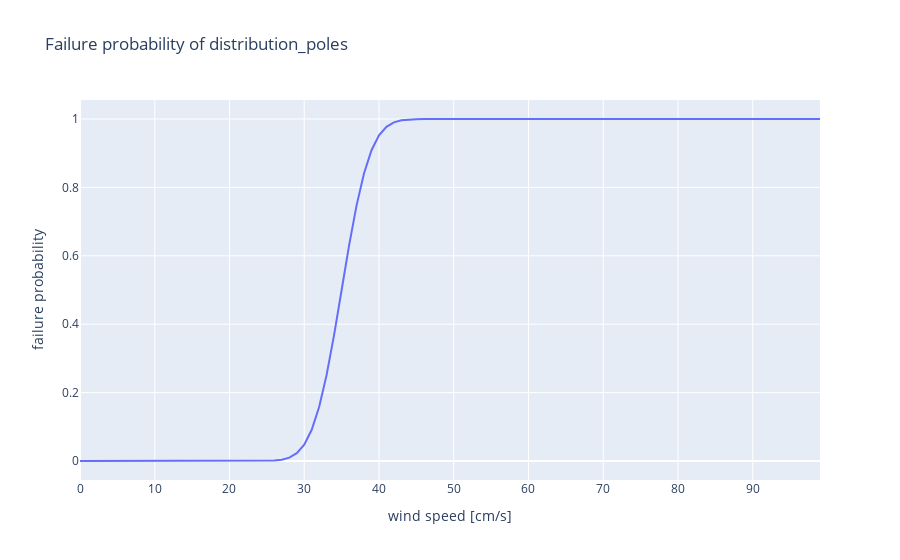

The cell this chart's notebook holds for it:
### Markdown cell above
A complete fragility curve may be plotted sampling over and interval. See example below

### Code cell
import plotly.express as px
import pandas as pd

wind_speed = range(0, 100, 1)
failure_porb = [prob_model.probability(Speed(i, "cm/s")) for i in wind_speed]


df = pd.DataFrame({"peak ground velocity [cm/s]": wind_speed, "failure probability": failure_porb})

fig = px.line(
    df,
    x="peak ground velocity [cm/s]",
    y="failure probability",
    title=f"Failure probability of {fragility_curve.asset_type.name}",
)
fig.show()

### Figure 1 — Plotly figure (JSON) as saved in the notebook; plotly's stock layout.template omitted (floating-point values rounded to 4 significant figures)
{"data": [{"hovertemplate": "wind speed [cm/s]=%{x}<br>failure probability=%{y}<extra></extra>", "legendgroup": "", "line": {"color": "#636efa", "dash": "solid"}, "marker": {"symbol": "circle"}, "mode": "lines", "name": "", "orientation": "v", "showlegend": false, "type": "scatter", "x": [0, 1, 2, 3, 4, 5, 6, 7, 8, 9, 10, 11, 12, 13, 14, 15, 16, 17, 18, 19, 20, 21, 22, 23, 24, 25, 26, 27, 28, 29, 30, 31, 32, 33, 34, 35, 36, 37, 38, 39, 40, 41, 42, 43, 44, 45, 46, 47, 48, 49, 50, 51, 52, 53, 54, 55, 56, 57, 58, 59, 60, 61, 62, 63, 64, 65, 66, 67, 68, 69, 70, 71, 72, 73, 74, 75, 76, 77, 78, 79, 80, 81, 82, 83, 84, 85, 86, 87, 88, 89, 90, 91, 92, 93, 94, 95, 96, 97, 98, 99], "xaxis": "x", "y": [9.434e-32, 4.486e-30, 1.911e-28, 7.288e-27, 2.49e-25, 7.62e-24, 2.089e-22, 5.13e-21, 1.129e-19, 2.225e-18, 3.93e-17, 6.221e-16, 8.826e-15, 1.122e-13, 1.28e-12, 1.308e-11, 1.2e-10, 9.866e-10, 7.28e-09, 4.821e-08, 2.867e-07, 1.531e-06, 7.343e-06, 3.167e-05, 0.0001229, 0.0004291, 0.00135, 0.00383, 0.009815, 0.02275, 0.04779, 0.09121, 0.1587, 0.2525, 0.3694, 0.5, 0.6306, 0.7475, 0.8413, 0.9088, 0.9522, 0.9772, 0.9902, 0.9962, 0.9987, 0.9996, 0.9999, 1.0, 1.0, 1.0, 1.0, 1.0, 1.0, 1.0, 1.0, 1.0, 1.0, 1.0, 1.0, 1.0, 1.0, 1.0, 1.0, 1.0, 1.0, 1.0, 1.0, 1.0, 1.0, 1.0, 1.0, 1.0, 1.0, 1.0, 1.0, 1.0, 1.0, 1.0, 1.0, 1.0, 1.0, 1.0, 1.0, 1.0, 1.0, 1.0, 1.0, 1.0, 1.0, 1.0, 1.0, 1.0, 1.0, 1.0, 1.0, 1.0, 1.0, 1.0, 1.0, 1.0], "yaxis": "y"}], "layout": {"legend": {"tracegroupgap": 0}, "title": {"text": "Failure probability of distribution_poles"}, "xaxis": {"anchor": "y", "domain": [0, 1], "title": {"text": "wind speed [cm/s]"}}, "yaxis": {"anchor": "x", "domain": [0, 1], "title": {"text": "failure probability"}}}}
